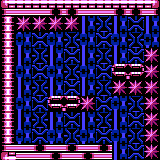

A 2D game scene composited from a Tiled map and its tileset images. What follows is a short description and the map's XML, with every tile layer's data as written:
An orthogonal 20x20 tile map with 8x8 px tiles, 2 tile layers (Background, PlayerLayer).

<map version="1.0" tiledversion="2017.09.27" orientation="orthogonal" renderorder="right-down" width="20" height="20" tilewidth="8" tileheight="8" infinite="0" nextobjectid="1">
 <tileset firstgid="1" source="Sci-FiNess.tsx" />
 <layer name="Background" width="20" height="20">
  <data encoding="csv">
0,0,0,0,0,0,0,0,0,0,0,0,0,0,0,0,0,0,0,0,
78,0,79,0,142,0,79,0,78,0,79,0,142,0,79,0,78,0,79,0,
0,0,0,0,0,0,0,0,0,0,0,0,0,0,0,0,0,0,0,0,
142,0,143,0,78,0,143,0,142,0,143,0,78,0,143,0,142,0,143,0,
0,0,0,0,0,0,0,0,0,0,0,0,0,0,0,0,0,0,0,0,
78,0,79,0,142,0,79,0,78,0,79,0,142,0,79,0,78,0,79,0,
0,0,0,0,0,0,0,0,0,0,0,0,0,0,0,0,0,0,0,0,
142,0,143,0,78,0,143,0,142,0,143,0,78,0,143,0,142,0,143,0,
0,0,0,0,0,0,0,0,0,0,0,0,0,0,0,0,0,0,0,0,
78,0,79,0,142,0,79,0,78,0,79,0,142,0,79,0,78,0,79,0,
0,0,0,0,0,0,0,0,0,0,0,0,0,0,0,0,0,0,0,0,
142,0,143,0,78,0,143,0,142,0,143,0,78,0,143,0,142,0,143,0,
0,0,0,0,0,0,0,0,0,0,0,0,0,0,0,0,0,0,0,0,
78,0,79,0,142,0,79,0,78,0,79,0,142,0,79,0,78,0,79,0,
0,0,0,0,0,0,0,0,0,0,0,0,0,0,0,0,0,0,0,0,
142,0,143,0,78,0,143,0,142,0,143,0,78,0,143,0,142,0,143,0,
0,0,0,0,0,0,0,0,0,0,0,0,0,0,0,0,0,0,0,0,
78,0,79,0,142,0,79,0,78,0,79,0,142,0,79,0,78,0,79,0,
0,0,0,0,0,0,0,0,0,0,0,0,0,0,0,0,0,0,0,0,
142,0,143,0,78,0,143,0,142,0,143,0,78,0,143,0,142,0,143,0
</data>
 </layer>
 <layer name="PlayerLayer" width="20" height="20">
  <data encoding="csv">
0,0,0,0,0,0,0,0,0,0,0,0,0,0,0,0,0,0,0,0,
28,0,29,0,29,0,30,0,30,0,29,0,29,0,30,0,30,0,31,0,
0,0,0,0,0,0,0,0,0,0,0,0,0,0,0,0,0,0,0,0,
92,0,844,0,844,0,844,0,844,0,0,0,0,0,0,0,0,0,0,0,
0,0,0,0,0,0,0,0,0,0,0,0,0,0,0,0,0,0,0,0,
92,0,0,0,0,0,0,0,0,0,0,0,0,0,0,0,0,0,0,0,
0,0,0,0,0,0,0,0,0,0,0,0,0,0,0,0,0,0,0,0,
92,0,0,0,0,0,0,0,0,0,0,0,0,0,0,0,0,0,132,0,
0,0,0,0,0,0,0,0,0,0,0,0,0,0,0,0,0,0,0,0,
92,0,0,0,0,0,0,0,0,0,0,0,0,0,93,0,2147483741,0,132,0,
0,0,0,0,0,0,0,0,0,0,0,0,0,0,0,0,0,0,0,0,
92,0,0,0,0,0,0,0,0,0,0,0,0,0,1101,0,1101,0,844,0,
0,0,0,0,0,0,0,0,0,0,0,0,0,0,0,0,0,0,0,0,
92,0,0,0,0,0,93,0,2147483741,0,844,0,0,0,0,0,0,0,844,0,
0,0,0,0,0,0,0,0,0,0,0,0,0,0,0,0,0,0,0,0,
92,0,0,0,0,0,0,0,0,0,0,0,0,0,0,0,0,0,844,0,
0,0,0,0,0,0,0,0,0,0,0,0,0,0,0,0,0,0,0,0,
92,0,0,0,0,0,0,0,0,0,0,0,0,0,0,0,0,0,844,0,
0,0,0,0,0,0,0,0,0,0,0,0,0,0,0,0,0,0,0,0,
1073741852,0,156,0,157,0,158,0,157,0,158,0,157,0,0,0,0,0,844,0
</data>
 </layer>
</map>
